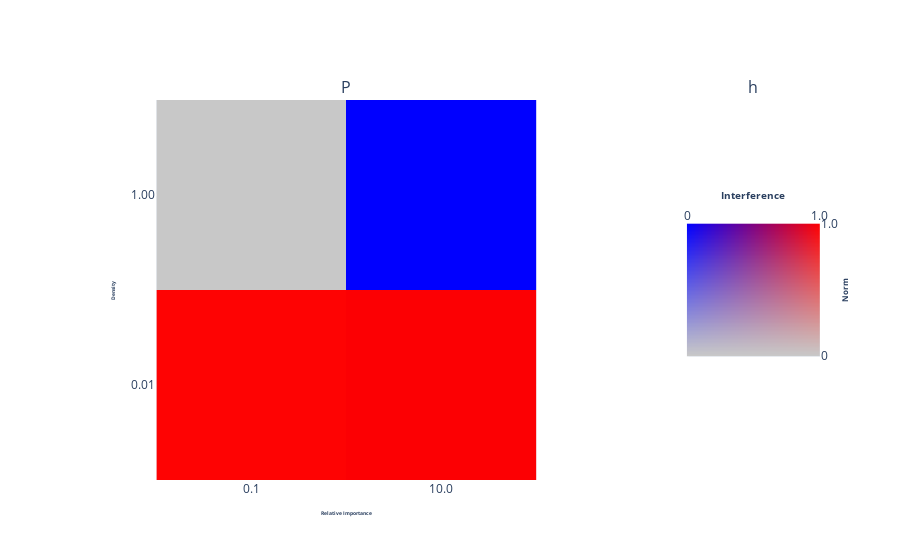

The notebook cell saved with this chart:
### Code cell
fig.show()

### Figure 1 — Plotly figure (JSON) as saved in the notebook; plotly's stock layout.template omitted (floating-point values rounded to 4 significant figures; data arrays with more than 128 entries replaced by an {"elided": "..."} marker saying what was removed)
{"data": [{"customdata": [0.0002663, 1.0, 0.1, 1.0, 1.0, 1.865e-06, 10.0, 1.0, 0.9878, 1.001, 0.1, 0.01, 1.002, 0.988, 10.0, 0.01], "hovertemplate": "Norm: %{customdata[0]:.2f}<br>Interference: %{customdata[1]:.2f}<br>Relative Importance: %{customdata[2]:.2f}<br>Density: %{customdata[3]:.2f}<br><extra></extra>", "z": [200.0, 199.9, 199.9, 0.4268, 0.4263, 254.9, 254.2, 2.848, 2.848, 251.6, 0.0, 3.428], "type": "image", "xaxis": "x", "yaxis": "y"}, {"customdata": {"elided": "20000 float values"}, "hovertemplate": "Interference: %{customdata[1]:.2f}<br>Norm: %{customdata[0]:.2f}<extra></extra>", "z": {"elided": "30000 float values"}, "type": "image", "xaxis": "x2", "yaxis": "y2"}], "layout": {"xaxis": {"anchor": "y", "domain": [0.0, 0.72], "title": {"font": {"size": 5}, "text": "<b>Relative Importance</b>"}, "tickmode": "array", "tickvals": [0, 1, 1], "ticktext": ["0.1", "10.0", "10.0"]}, "yaxis": {"anchor": "x", "domain": [0.0, 1.0], "title": {"font": {"size": 5}, "text": "<b>Density</b>"}, "autorange": "reversed", "tickmode": "array", "tickvals": [0, 1, 1], "ticktext": ["1.00", "0.01", "0.01"]}, "xaxis2": {"anchor": "y2", "domain": [0.82, 1.0], "title": {"font": {"size": 10}, "text": "<b>Interference</b>", "standoff": 5}, "tickmode": "array", "tickvals": [0, 99], "ticktext": [0, "1.0"], "side": "top"}, "yaxis2": {"anchor": "x2", "domain": [0.0, 1.0], "title": {"font": {"size": 8}, "text": "<b>Norm</b>", "standoff": 5}, "tickmode": "array", "tickvals": [0, 99], "ticktext": ["1.0", 0], "side": "right"}, "annotations": [{"font": {"size": 16}, "showarrow": false, "text": "P", "x": 0.36, "xanchor": "center", "xref": "paper", "y": 1.0, "yanchor": "bottom", "yref": "paper"}, {"font": {"size": 16}, "showarrow": false, "text": "h", "x": 0.91, "xanchor": "center", "xref": "paper", "y": 1.0, "yanchor": "bottom", "yref": "paper"}]}}
